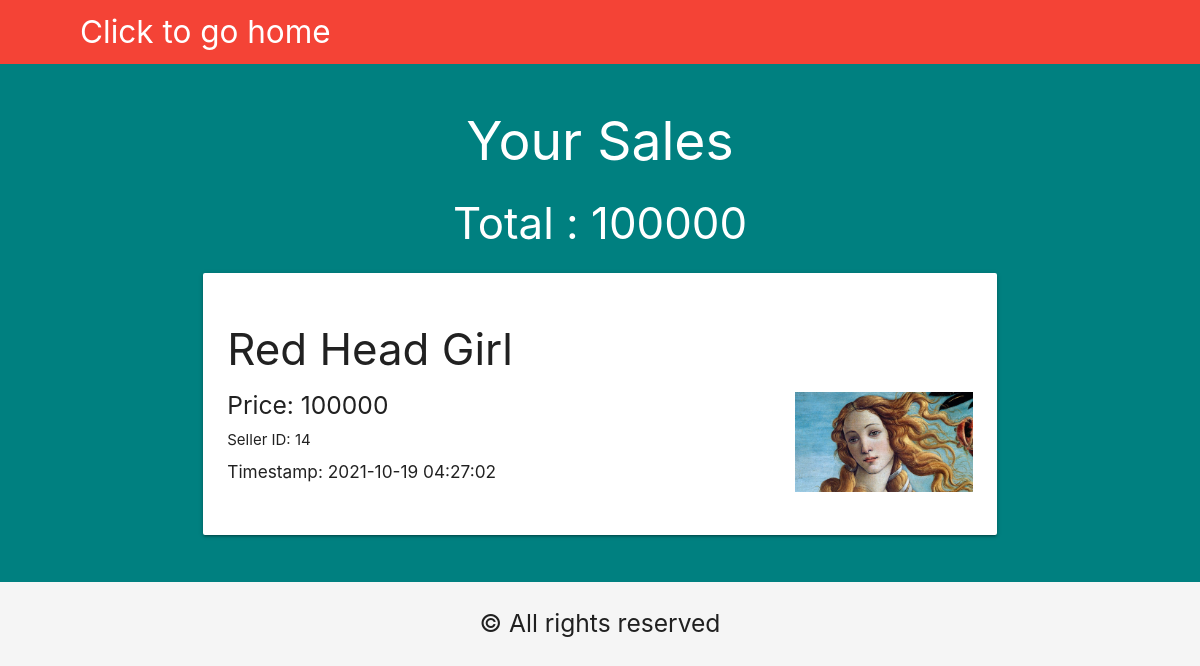
Before: /seller/view_all_sales.php (signed in) with the older database file.
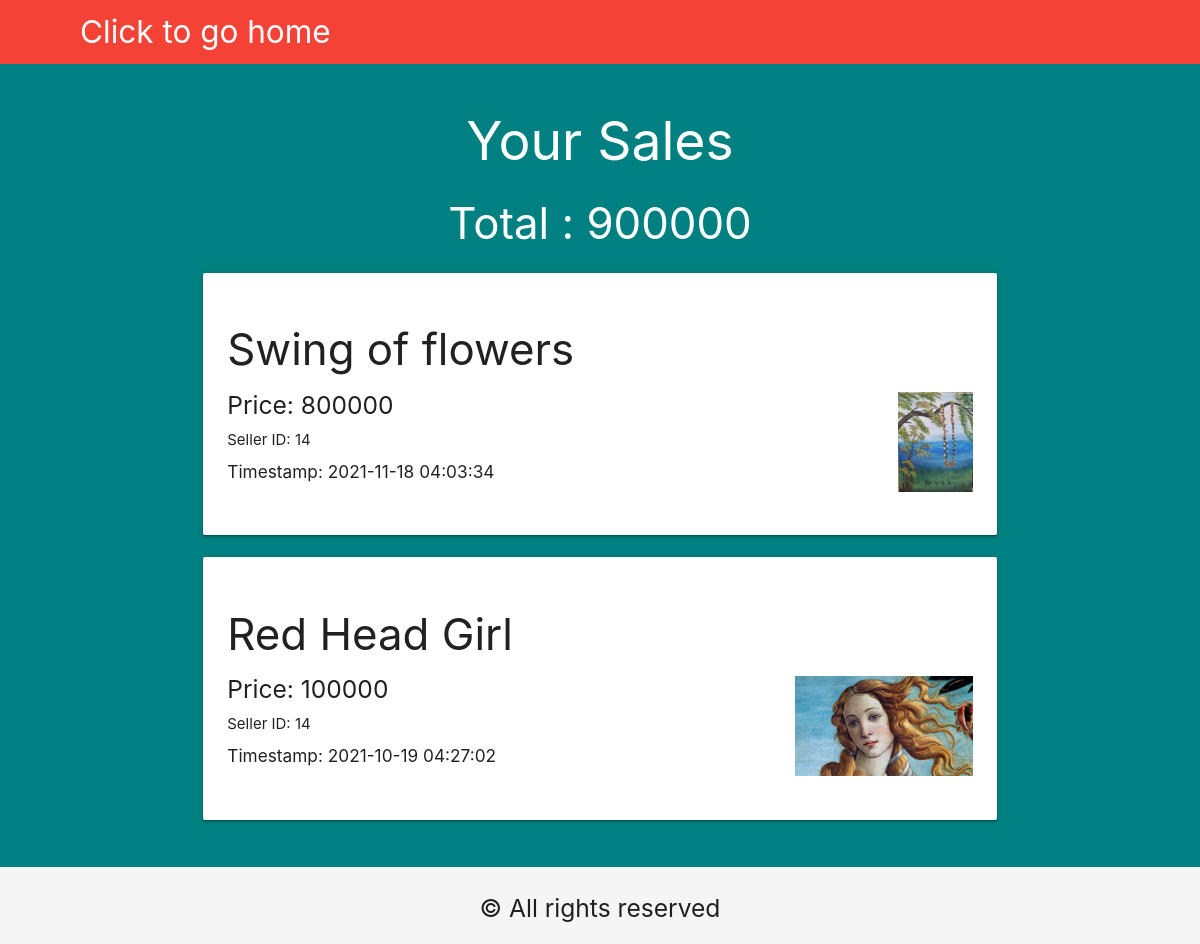
After: the same page with the newer database file.
### tables this page shows
CREATE TABLE `transactions` (
  `cust_id` int(5) NOT NULL,
  `seller_id` int(5) NOT NULL,
  `timestamp` timestamp NOT NULL DEFAULT current_timestamp(),
  `trans_id` int(10) NOT NULL,
  `product_id` int(5) NOT NULL,
  `Total` int(11) NOT NULL
);

### seller/view_all_sales.php (the view, shortened to what this page needs)
<?php
    include("../templates/database_conn.php");
    $sid=$_SESSION['SELLER_ID'];
    $sql2="SELECT * FROM `transactions` where `seller_id`='$sid' order by `timestamp` desc";
    $res2=mysqli_query($con,$sql2);
    $row2 =mysqli_fetch_all($res2, MYSQLI_ASSOC);
    $totalsales=0;
    foreach($row2 as $p){
        $totalsales+=$p['Total'];
    }
?>
<!DOCTYPE html>
<html lang="en">
<head>
    <link rel="stylesheet" href="../templates/stylesheet.css">
    <link rel="stylesheet" href="https://cdnjs.cloudflare.com/ajax/libs/materialize/1.0.0/css/materialize.min.css">
</head>
<body class="grey lighten-4" >
<nav class="red z-depth-0" style="padding-right: 30px;padding-left: 80px;">
		<div>
			<a href="sellerpage.php" class="brand-logo brand-text hide-on-med-and-down">Click to go home</a>
        </div>
</nav>
<div class="blackbgbg">
<div class="container">
    <section>
    <div class="row">
    <h2 class="white-text" style="text-align:center;">Your Sales</h2>
    <h3 class="white-text" style="text-align:center;">Total : <?php echo $totalsales;?></h3>
<?php foreach($row2 as $p){ ?>
            <div class="col s12 md6">
  				    <div class="card">
                        <div class="card-content">
                            <?php
                            $k=$p['product_id'];
                                $sql3="Select * from product where product_id='$k'";
                                $res3=mysqli_query($con,$sql3);
                                $row3=mysqli_fetch_array($res3,MYSQLI_ASSOC);
                            ?>
                          <h3><?php print_r($row3['product_name']); ?></h3>
                          <img class="right" src="<?php print_r($row3['product_img']); ?>" height="100px">
                        <div>
                          <h5>Price: <?php echo $p['Total'];?></h5>
                          <h7>Seller ID: <?php echo $p['seller_id'];?></h7>
                          <h6> Timestamp: <?php echo $p['timestamp'];?></h6>
                          <br>
                          </div>
                        </div>
                    </div>
            </div>
        <?php
    } ?>
    </div>
</div>
</div>
<section class="footer">
        <div class="container textcenter">
            <h5>© All rights reserved<br>
        </div>
</section>

### templates/stylesheet.css (style rules this page uses)
.container { width: 80%; margin: 0 auto; border: none; padding: 1%; }
.textcenter { text-align: center; }
.blackbgbg { background-color: teal; }

Changed rows visible on the page:
added transactions: value "Swing of flowers", Total "800000", seller "14", timestamp "2021-11-18 04:03:34"
Other visible differences:
$totalsales: "100000" → "900000"
